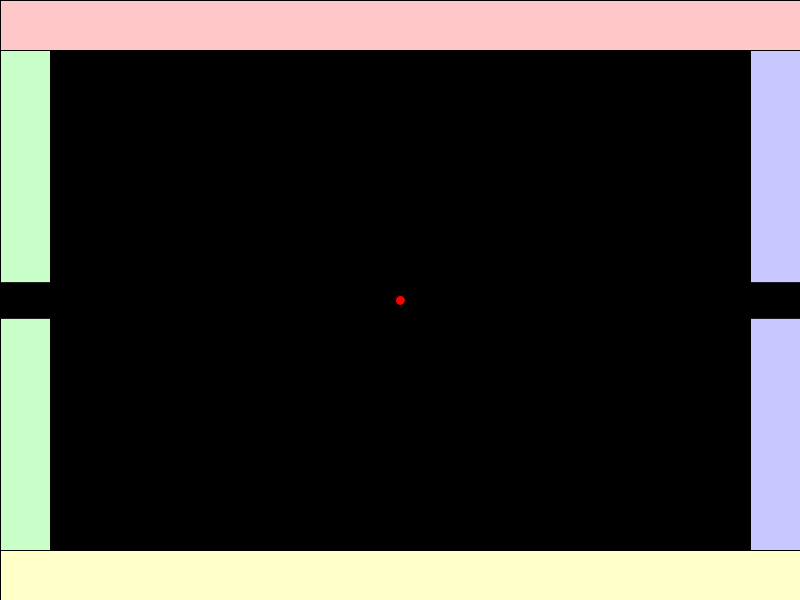
Frame 1 (no input)
Frame 60 (the mouse pressed at the canvas centre just before this capture): identical to frame 1, image omitted
Frame 120 (the mouse held since frame 60 and released just before this capture): identical to frame 1, image omitted

The Processing sketch that drew this single still picture (run headless with seeded random() and noise(); from frame 60 on, the mouse is pressed at the canvas centre):

// Processing sketch: chatgpt_4
// ── chatgpt_4.pde
/*This is part of a series of ChatGPT generated codes showing the 
limitations of Chatgpt in generating many snippets of code
A series of prompts were used in the following order, which 
are shown in the corresponding pde files

Add the prompts in order into ChatGPT and test the generated code one at a time
** represents the code generated from the prompt

Prompt 1: "Create an escape room in Processing"
Prompt 2: "Make the walls coloured"
Prompt 3: "Add first person viewpoint like in Doom"
**Prompt 4: "Add all the code together"
Prompt 5: "Where's the escape room"

See the tutorial slides on AI-assisted coding for more details

*/
int screenWidth = 800;
int screenHeight = 600;
float playerX = 400;  // Player's X position
float playerY = 300;  // Player's Y position
float playerAngle = 0;  // Player's initial view angle

int mapWidth = 8;
int mapHeight = 8;
int[][] map = new int[mapWidth][mapHeight];

// Camera and raycasting settings
float fov = PI / 3.0;  // Field of view (60 degrees)
float maxDepth = 16;  // Maximum ray distance

color wallColor1 = color(255, 200, 200);  // Light pink wall
color wallColor2 = color(200, 255, 200);  // Light green wall
color wallColor3 = color(200, 200, 255);  // Light blue wall
color wallColor4 = color(255, 255, 200);  // Light yellow wall

void setup() {
  size(800, 600);
  textSize(20);
  
  // Simple map (1 = wall, 0 = empty space)
  int tempMap[][] = {
    {1, 1, 1, 1, 1, 1, 1, 1},
    {1, 0, 0, 0, 0, 0, 0, 1},
    {1, 0, 1, 1, 1, 1, 0, 1},
    {1, 0, 1, 0, 0, 1, 0, 1},
    {1, 0, 1, 0, 1, 1, 0, 1},
    {1, 0, 0, 0, 0, 1, 0, 1},
    {1, 1, 1, 1, 1, 1, 1, 1},
    {1, 1, 1, 1, 1, 1, 1, 1}
  };
  
  // Load the map into the grid
  for (int i = 0; i < mapWidth; i++) {
    for (int j = 0; j < mapHeight; j++) {
      map[i][j] = tempMap[i][j];
    }
  }
}

void draw() {
  background(0);
  
  // Draw the colored walls
  fill(wallColor1);  // Top wall
  rect(0, 0, width, 50);

  fill(wallColor2);  // Left wall
  rect(0, 50, 50, height - 50);

  fill(wallColor3);  // Right wall
  rect(width - 50, 50, 50, height - 50);

  fill(wallColor4);  // Bottom wall
  rect(0, height - 50, width, 50);
  
  // Cast rays to create the walls in the first-person perspective
  for (int x = 0; x < screenWidth; x++) {
    // Calculate the ray's angle
    float rayAngle = (playerAngle - fov / 2.0) + ((float)x / screenWidth) * fov;
    
    // Cast the ray
    float distance = castRay(rayAngle);
    
    // Calculate the height of the wall to draw
    int wallHeight = (int)(screenHeight / (distance + 0.0001));
    
    // Draw the wall strip (vertical line)
    int colorValue = (int)map(distance, 0, maxDepth, 255, 0);  // Darker when farther
    stroke(colorValue);
    line(x, screenHeight / 2 - wallHeight / 2, x, screenHeight / 2 + wallHeight / 2);
  }
  
  // Draw player (for reference)
  fill(255, 0, 0);
  ellipse(playerX, playerY, 10, 10);
}

float castRay(float angle) {
  float x = playerX;
  float y = playerY;
  float sinA = sin(angle);
  float cosA = cos(angle);
  
  // Step size for ray
  float stepSize = 0.1;
  
  for (float depth = 0; depth < maxDepth; depth += stepSize) {
    x += cosA * stepSize;
    y += sinA * stepSize;
    
    int mapX = (int)(x / 50);
    int mapY = (int)(y / 50);
    
    if (mapX >= 0 && mapX < mapWidth && mapY >= 0 && mapY < mapHeight && map[mapX][mapY] == 1) {
      return depth;
    }
  }
  
  return maxDepth;  // No wall hit, return max depth
}

void keyPressed() {
  // Player movement and rotation control
  if (key == 'w' || key == 'W') {
    playerX += cos(playerAngle) * 5;
    playerY += sin(playerAngle) * 5;
  } else if (key == 's' || key == 'S') {
    playerX -= cos(playerAngle) * 5;
    playerY -= sin(playerAngle) * 5;
  } else if (key == 'a' || key == 'A') {
    playerAngle -= 0.1;
  } else if (key == 'd' || key == 'D') {
    playerAngle += 0.1;
  }
}
